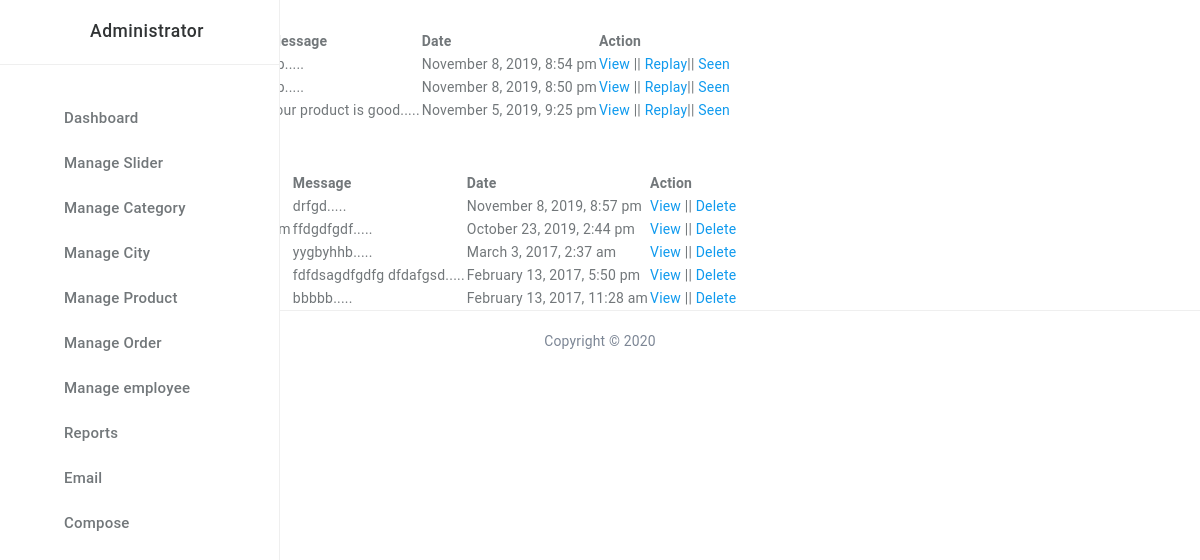
The app's page /admin/inbox.php (signed in) with its own data.
### tables this page shows
CREATE TABLE `contact` (
  `contactid` int(11) NOT NULL,
  `name` varchar(255) NOT NULL,
  `mobileNo` varchar(255) NOT NULL,
  `email` varchar(255) NOT NULL,
  `body` text NOT NULL,
  `status` int(11) NOT NULL DEFAULT 0,
  `date` timestamp NOT NULL DEFAULT current_timestamp()
);

### lib/Database.php (called while the page is built, shortened)
<?php
Class Database{
 public $host   = DB_HOST;
 public $user   = DB_USER;
 public $pass   = DB_PASS;
 public $dbname = DB_NAME;
 public $link;
private function connectDB(){
 $this->link = new mysqli($this->host, $this->user, $this->pass,
  $this->dbname);
 }
public function select($query){
  $result = $this->link->query($query) or
   die($this->link->error.__LINE__);
  if($result->num_rows > 0){
    return $result;
  } else {
    return false;
  }
 }
}
?>

### helpers/Format.php (called while the page is built, shortened)
<?php
class Format{
 public function formatDate($date){
  return date('F j, Y, g:i a', strtotime($date));
 }
 public function textShorten($text, $limit = 400){
  $text = $text. " ";
  $text = substr($text, 0, $limit);
  $text = substr($text, 0, strrpos($text, ' '));
  $text = $text.".....";
  return $text;
 }
}
?>

### admin/inbox.php (the view, shortened to what this page needs)
<?php include 'inc/header.php';?>
<?php include 'inc/sidebar.php';?>
<?php
$filepath=realpath(dirname(__FILE__));
include_once ($filepath.'/../lib/Database.php');
include_once($filepath.'/../helpers/Format.php');
 $db=new Database();
 $fm=new Format();
 ?>
        <div class="grid_10">
            <div class="box round first grid">
                <strong class="in">Inbox</strong><strong class="actiondel"><a href="#">Trast</a></strong>
                <div class="block">
                    <table class="data display datatable" id="example">
					<thead>
						<tr>
							<th>Serial No.</th>
							<th>Name</th>
							<th>Email</th>
							<th>Message</th>
							<th>Date</th>
							<th>Action</th>
						</tr>
					</thead>
					<tbody>
					<?php
					$query="select * from contact where status='0' order by contactid desc";
					$msg=$db->select($query);
					if ($msg) {
						$i=0;
						while ($result=$msg->fetch_assoc()) {
							$i++;
					 ?>
						<tr class="odd gradeX">
							<td><?php echo($i) ;?></td>
							<td><?php echo($result['name']) ;?></td>
							<td><?php echo($result['email']); ?></td>
							<td><?php echo($fm->textShorten($result['body'],30)); ?></td>
							<td><?php echo($fm->formatDate($result['date'])); ?></td>
							<td>
							<a href="viewmsg.php?vmsgid=<?php echo($result['contactid']); ?>">View</a> ||
							<a href="replaymsg.php?rmsgid=<?php echo($result['contactid']); ?>">Replay</a>||
							<a onclick=" return confirm('Are you sue to sent msg in the seen box!');" href="?seenid=<?php echo($result['contactid']); ?>">Seen</a>
							</td>
						</tr>
						<?php }} ?>
					</tbody>
				</table>
               </div>
            </div>
            <div class="box round first grid">
                <h2>Seen Message</h2>
                <div class="block">
                    <table class="data display datatable" id="example">
					<thead>
						<tr>
							<th>Serial No.</th>
							<th>Name</th>
							<th>Email</th>
							<th>Message</th>
							<th>Date</th>
							<th>Action</th>
						</tr>
					</thead>
					<tbody>
					<?php
					$query="select * from contact where status='1' order by contactid desc";
					$msg=$db->select($query);
					if ($msg) {
						$i=0;
						while ($result=$msg->fetch_assoc()) {
							$i++;
					 ?>
						<tr class="odd gradeX">
							<td><?php echo($i) ;?></td>
							<td><?php echo($result['name']) ;?></td>
							<td><?php echo($result['email']); ?></td>
							<td><?php echo($fm->textShorten($result['body'],30)); ?></td>
							<td><?php echo($fm->formatDate($result['date'])); ?></td>
							<td>
							<a href="viewmsg.php?vmsgid=<?php echo($result['contactid']); ?>">View</a> ||
							<a onclick=" return confirm('Are you sue to delete msg from the seened box!');" href="?delid=<?php echo($result['contactid']); ?>">Delete</a>
							</td>
						</tr>
						<?php }} ?>
					</tbody>
				</table>
               </div>
            </div>
        </div>
 <?php include 'inc/footer.php';?>

### admin/inbox.php (style rules this page uses)
.actiondel { margin-left: 80px;cursor: pointer; }
.actiondel a,.in { border:1px solid #ddd;color: #444;font-size: 20px;padding: 2px 10px;font-weight: normal;background: #f0f0f0; }

### records on screen
contact: body "pp.....", date "November 8, 2019, 8:54 pm"
contact: body "pp.....", date "November 8, 2019, 8:50 pm"
contact: body "your product is good.....", date "November 5, 2019, 9:25 pm"
contact: body "drfgd.....", date "November 8, 2019, 8:57 pm"
contact: body "ffdgdfgdf.....", date "October 23, 2019, 2:44 pm"
contact: body "yygbyhhb.....", date "March 3, 2017, 2:37 am"
contact: body "fdfdsagdfgdfg dfdafgsd.....", date "February 13, 2017, 5:50 pm"
contact: body "bbbbb.....", date "February 13, 2017, 11:28 am"
